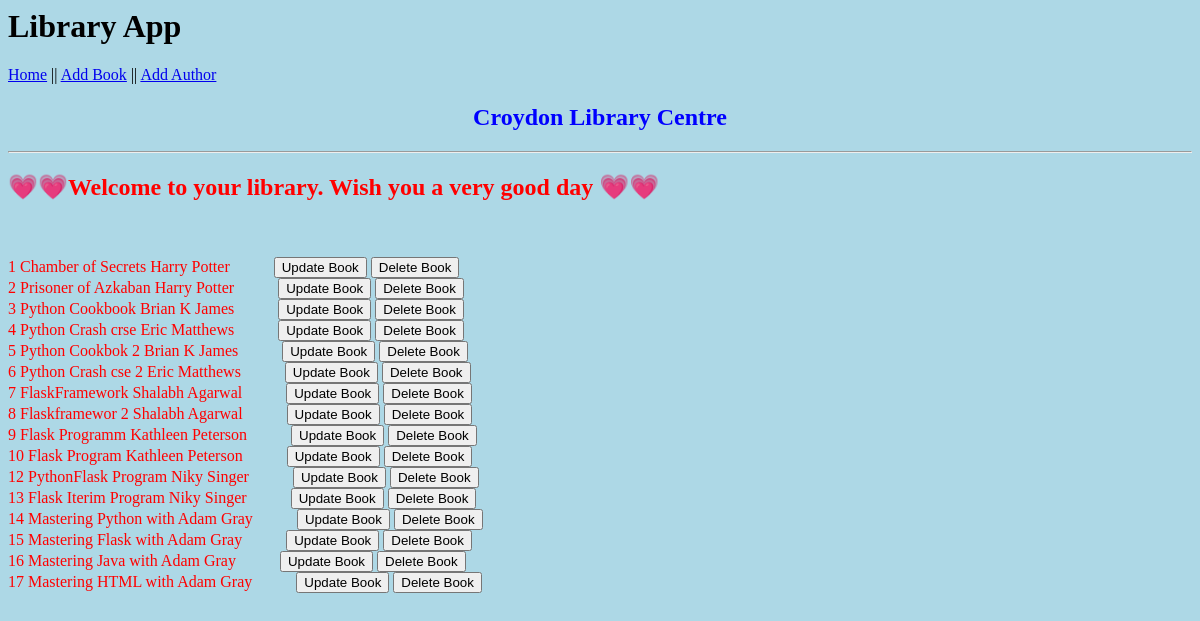
Before: / with the older database file.
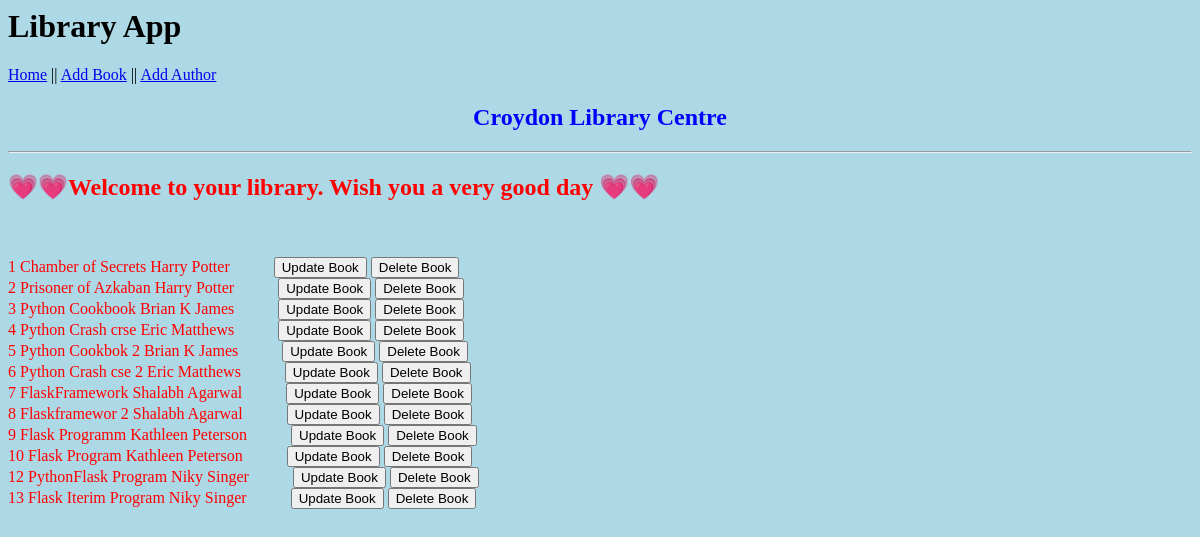
After: the same page with the newer database file.
### application/models.py (models this page shows)
class Book(db.Model):
    id = db.Column(db.Integer, primary_key = True)
    title = db.Column(db.String(30))
    price = db.Column(db.Float)
    publish_date = db.Column(db.Date)
    author_id = db.Column(db.Integer, db.ForeignKey('author.id'), nullable = False)
    def __str__(self):
        return f"{self.title}"

class Author(db.Model):
    id = db.Column(db.Integer, primary_key = True)
    author_name = db.Column(db.String(30))
    books = db.relationship('Book', backref='author')
    def __str__(self):
        return f"{self.author_name}"

### application/routes.py (the view)
@app.route('/')
def home():
    books = Book.query.all()
    return render_template('index.html', books = books)

### application/templates/index.html
{% extends 'layout.html' %}
{% block body %}
<h2 style="color: blue; text-align: center;">Croydon Library Centre</h2>
<hr>
<span style="color:red">
<marquee width="100%" direction="left" height="50px">
<h2>&#128151;&#128151;Welcome to your library. Wish you a very good day &#128151;&#128151;</h2></marquee>
<br><br>
        {% for book in books %}
        {{ book.id.__str__() + " " + book.__str__() + " " + book.author.__str__() }} &nbsp; &nbsp; &nbsp; &nbsp; &nbsp;
        <button type=button onclick="window.location.href='{{ url_for('update', id=book.id) }}'">Update Book </button>
        <button type=button onclick="window.location.href='{{ url_for('delete_book', i=book.id) }}'">Delete Book </button>
        <br>
        {% endfor %}
{% endblock body %}

### application/templates/layout.html (shortened to what this page needs)
<html lang="en">
    <head>
    </head>
    <body style="background-color: lightblue;">
        <h1>Library App</h1>
        <a href="{{ url_for('home') }}">Home</a> || <a href="{{ url_for('add_book') }}">Add Book</a> || <a href="{{ url_for('add_author') }}">Add Author</a>
        <br>
        {% block body %}
        {% endblock body %}
    </body>
</html>

Changed rows visible on the page:
removed Book: id.__str__ "14 Mastering Python with Adam Gray"
removed Book: id.__str__ "15 Mastering Flask with Adam Gray"
removed Book: id.__str__ "16 Mastering Java with Adam Gray"
removed Book: id.__str__ "17 Mastering HTML with Adam Gray"
